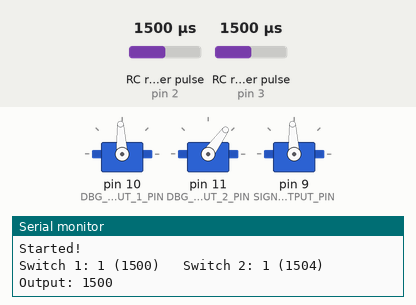
A sketch run on a simulated Arduino Nano, built with avr-gcc and run on an emulated ATmega328P. On the bench: 3 × servo, the last lines printed to the serial monitor. Wiring (inferred from the names in the program): 2 × RC receiver channel: data pin 2 / data pin 3. Inputs (shaded band) come from the test bench; at power-on: RC receiver pulse (sensors on pin 2, pin 3) 1500 µs.

Above: at 1.7 s.
1.8 s: RC receiver pulse (sensor on pin 2) set to 1591 µs
3.3 s: RC receiver pulse (sensor on pin 2) set to 1618 µs
At 3.9 s:
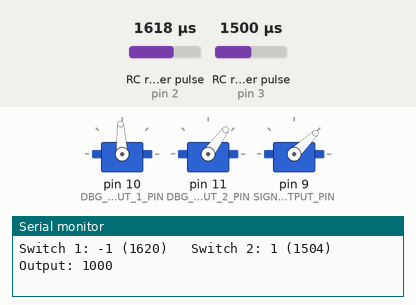
4.8 s: RC receiver pulse (sensor on pin 2) set to 1789 µs
6.3 s: RC receiver pulse (sensor on pin 2) set to 1808 µs
At 7.5 s:
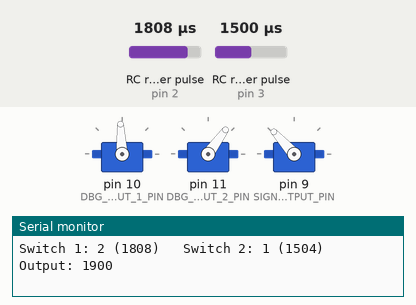
7.8 s: RC receiver pulse (sensor on pin 3) set to 1592 µs
9.3 s: RC receiver pulse (sensor on pin 3) set to 1615 µs
At 10.1 s:
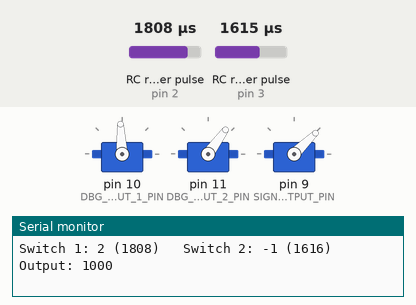
Timing chart, 0 to 11.8 s (numbered marks = the images above; inputs shaded):
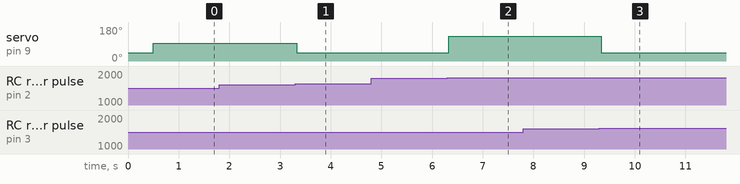

The sketch:

pwm-switch-extender.ino
```cpp
// defines the digital input pins to use
// on Arduino Nano this can only be PIN 2 & 3
#define CHANNEL_1_PIN       2
#define CHANNEL_2_PIN       3

// defines switch pwm levels. Measure with read-pwm-levels
#define SWITCH_1_LOW        1100
#define SWITCH_1_NEUTRAL    1500
#define SWITCH_1_HIGH       1900

#define SWITCH_2_LOW        1100
#define SWITCH_2_NEUTRAL    1500
#define SWITCH_2_HIGH       1900

// 2d array with output pwm levels
// structure is: [0] -> low; [1] -> neutral, [2] -> high
// "outer" array is switch 1, "inner" is switch 2
#define OUT_LEVELS {{1000, 1100, 1200},{1400,1500,1600},{1800, 1900, 2000}}

// level if no switch position is detected
#define FALLBACK_LEVEL      1000

// input tolerance +- for switch position detection. Measure with read-pwm-levels
#define TOLERANCE           100
// default output pins for debug mode. 5,6,9, 10,11 should work
#define SIGNAL_OUTPUT_PIN   9

// default output pins for debug mode. 5,6,9, 10,11 should work
#define DBG_OUTPUT_1_PIN    10
#define DBG_OUTPUT_2_PIN    11

// no need to configure anything below this comment
//--------------------------------------------------------

#include <Servo.h>

// pwm calc variables pin 1
volatile unsigned long pin1_timer_start;
volatile int pin1_pulse_length;

// pwm calc variables pin 2
volatile unsigned long pin2_timer_start;
volatile int pin2_pulse_length;

Servo signalOutput;
unsigned int last_output = FALLBACK_LEVEL;

int switchLevels[2][3] = {{SWITCH_1_LOW, SWITCH_1_NEUTRAL, SWITCH_1_HIGH}, {SWITCH_2_LOW, SWITCH_2_NEUTRAL, SWITCH_2_HIGH}};

int mappings[3][3] = OUT_LEVELS;

// debug outputs
Servo output1;
Servo output2;

// log buffer
char logString[130];


void calcSignalPin1()
{

  //if the pin has gone HIGH, record the microseconds since the Arduino started up
  if (digitalRead(CHANNEL_1_PIN) == HIGH)
  {
    pin1_timer_start = micros();
  }
  //otherwise, the pin has gone LOW
  else
  {
    //only worry about this if the timer has actually started
    if (pin1_timer_start != 0)
    {
      //record the pulse time
      pin1_pulse_length = ((volatile int)micros() - pin1_timer_start);
      //restart the timer
      pin1_timer_start = 0;
    }
  }
}

void calcSignalPin2()
{
  //if the pin has gone HIGH, record the microseconds since the Arduino started up
  if (digitalRead(CHANNEL_2_PIN) == HIGH)
  {
    pin2_timer_start = micros();
  }
  //otherwise, the pin has gone LOW
  else
  {
    //only worry about this if the timer has actually started
    if (pin2_timer_start != 0)
    {
      //record the pulse time
      pin2_pulse_length = ((volatile int)micros() - pin2_timer_start);
      //restart the timer
      pin2_timer_start = 0;
    }
  }
}

//this is all normal arduino stuff
void setup()
{
  pin1_timer_start = 0;
  pin2_timer_start = 0;
  pin1_pulse_length = 0;
  pin2_pulse_length = 0;
  attachInterrupt(digitalPinToInterrupt(CHANNEL_1_PIN), calcSignalPin1, CHANGE);
  attachInterrupt(digitalPinToInterrupt(CHANNEL_2_PIN), calcSignalPin2, CHANGE);
  Serial.begin(115200);
  output1.attach(DBG_OUTPUT_1_PIN);
  output1.writeMicroseconds(1500);
  output2.attach(DBG_OUTPUT_2_PIN);
  output2.writeMicroseconds(1100);

  signalOutput.attach(SIGNAL_OUTPUT_PIN);
  signalOutput.writeMicroseconds(FALLBACK_LEVEL);
  Serial.println("Started!");
  delay(500);
}

bool in_tolerace_range(int val, int cmp)
{
  return val >= cmp - TOLERANCE && val <= cmp + TOLERANCE;
}


int getSwitchPosition(int sw, int pl)
{
  for (int i = 0; i < 3; i++)
  {
    if (in_tolerace_range(pl, switchLevels[sw][i]))
    {
      return i;
    }
  }
  return -1;
}


void loop()
{
  // Serial.println(pin1_pulse_length);
  // Serial.println(pin2_pulse_length);
  int pos1 = getSwitchPosition(0, pin1_pulse_length);
  int pos2 = getSwitchPosition(1, pin2_pulse_length);
  int out_ms = (pos1 == -1 || pos2 == -1) ? FALLBACK_LEVEL : mappings[pos1][pos2];
  // sprintf(logString, "Switch 1: %d   Switch 2: %d    Output: %d", pos1, pos2, out_ms);
  // Serial.println(logString);
  if (out_ms != last_output)
  {
    signalOutput.writeMicroseconds(out_ms);
    last_output = out_ms;
    sprintf(logString, "Switch 1: %d (%d)   Switch 2: %d (%d)   Output: %d", pos1, pin1_pulse_length, pos2, pin2_pulse_length, out_ms);
    Serial.println(logString);
  }
  delay(20);
}
```

Measured:
- the behaviour switches between 1600 and 1601 µs on RC receiver pulse (sensor on pin 2) (found by bisection; images 0 and 1)
- the behaviour switches between 1796 and 1797 µs on RC receiver pulse (sensor on pin 2) (found by bisection; images 1 and 2)
- the behaviour switches between 1599 and 1600 µs on RC receiver pulse (sensor on pin 3) (found by bisection; images 2 and 3)
- after the input at 1.8 s, every drawn part: stays the same
- after the input at 3.3 s, servo on pin 9 (SIGNAL_OUTPUT_PIN): 93° → 44° at once
- after the input at 4.8 s, every drawn part: stays the same
- after the input at 6.3 s, servo on pin 9 (SIGNAL_OUTPUT_PIN): 44° → 132° at once
- after the input at 7.8 s, every drawn part: stays the same
- after the input at 9.3 s, servo on pin 9 (SIGNAL_OUTPUT_PIN): 132° → 44° at once
